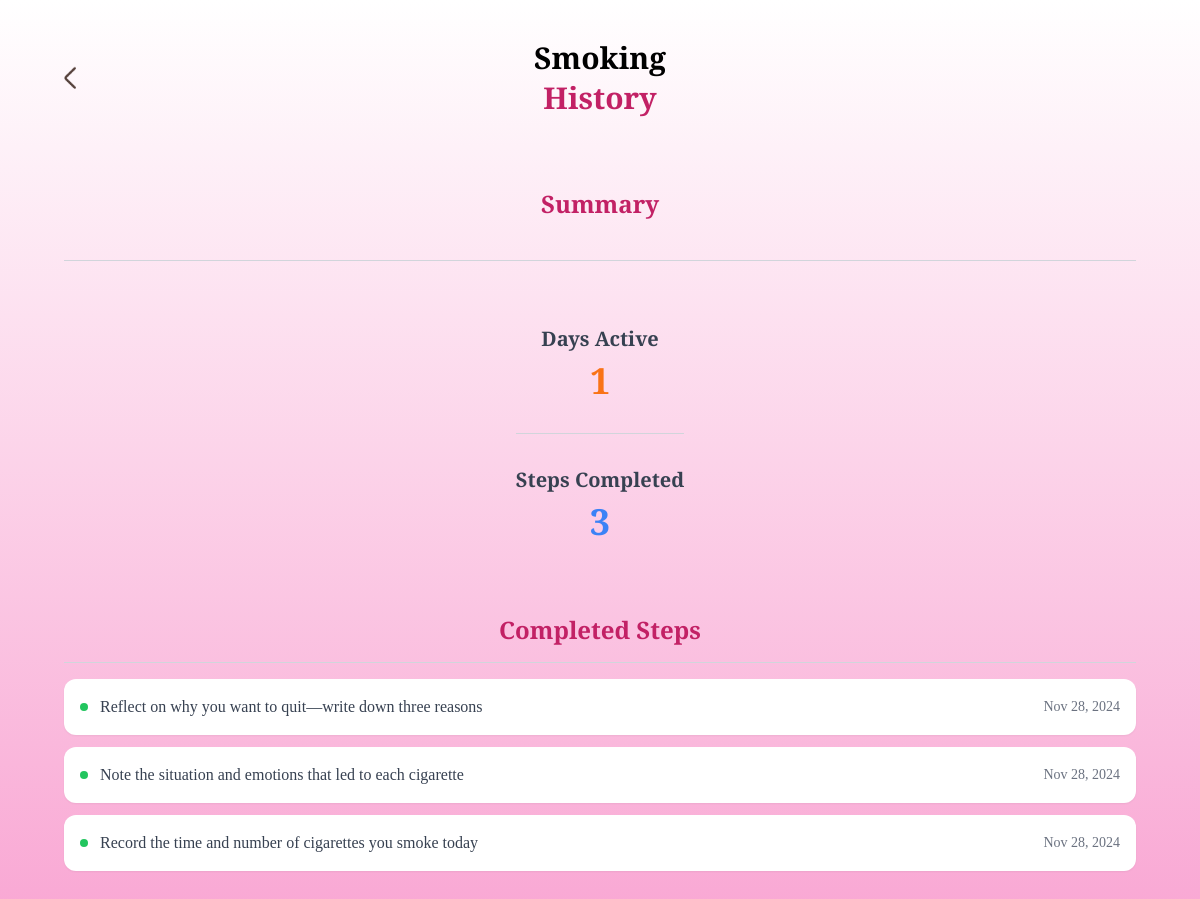
The page /habit/21/info (signed in) on the database its author committed.
### habits/models.py (models this page shows, shortened)
class Habit(models.Model):
    habit_id = models.AutoField(primary_key=True)
    language_code = models.ForeignKey(Language, on_delete=models.RESTRICT)
    habit_name = models.CharField(max_length=100)
    habit_type = models.CharField(max_length=4, choices=[('good', 'Good'), ('bad', 'Bad')])
    description = models.TextField(blank=True)
    gradient_color_start = models.CharField(max_length=7, blank=True, help_text="Hex code for the gradient start color")
    gradient_color_end = models.CharField(max_length=7, blank=True, help_text="Hex code for the gradient end color")
    created_at = models.DateTimeField(auto_now_add=True)
    class Meta:
        unique_together = ('habit_id', 'language_code')

class UserTask(models.Model):
    user_progress = models.ForeignKey(UserProgress, on_delete=models.CASCADE)
    task_completed = models.BooleanField(default=False)
    task_description = models.TextField()
    created_at = models.DateTimeField(auto_now_add=True)

### habits/views.py (the view, shortened to what this page needs)
# urls.py: path('habit/<int:id>/info', views.habit_info, name='habit_info'),
def habit_info(request, id):
    user_id = request.session.get('user_id')
    if not user_id:
        return redirect('login')
    user = get_object_or_404(User, user_id=user_id)
    habit = get_object_or_404(Habit, habit_id=id)
    user_progress = UserProgress.objects.filter(user=user, habit=habit).first()
    completed_tasks = UserTask.objects.filter(
        user_progress=user_progress,
        task_completed=True
    ).order_by('-created_at')  # Most recent first
    print("Completed tasks:", completed_tasks.count())
    print("Task dates:", [task.created_at.date() for task in completed_tasks])
    days_active = completed_tasks.dates('created_at', 'day').distinct().count()
    print("Days active:", days_active)
    context = {
        'habit': habit,
        'habit_info': habit.habit_name,
        'days_active': days_active,
        'total_steps': completed_tasks.count(),
        'user_progress': user_progress,
        'completed_tasks': completed_tasks,
    }
    return render(request, 'habit_info.html', context)

### habits/templates/habit_info.html (shortened to what this page needs)
{% extends "base.html" %}
{% block content %}
{% load static %}
<div class="screen bg-gradient-to-t from-pink-300 to-white min-h-screen flex flex-col items-center justify-start p-10 px-16 gap-6">
    <div class="back-image text-4xl w-full flex flex-col items-center justify-center relative">
        <div class="absolute left-0 top-1/2 -translate-y-1/2">
            <a href="/habit/{{habit.habit_id}}">
                <img class="w-3" src="{% static '/images/back.png' %}" alt="back-button" />
            </a>
        </div>
        <div class="text-center flex flex-col items-center">
            <div class="text-3xl font-semibold text-black">
                {{ habit.habit_name }}
            </div>
            <div class="text-[#c22165] text-3xl font-semibold mt-1">
                History
            </div>
        </div>
    </div>
    <div class="summary text-[#c22165] text-2xl font-semibold mt-12 text-center w-full">
        Summary
    </div>
    <div class="border-t border-gray-300 w-full my-4"></div>
    <div class="flex flex-col items-center justify-center mt-6 gap-8">
        <div class="stats-container flex flex-col items-center">
            <div class="text-xl font-semibold text-gray-700">
                Days Active
            </div>
            <div class="text-4xl font-bold text-orange-500 mt-2">
                {{ days_active }}
            </div>
        </div>
        <div class="border-t border-gray-300 w-full"></div>
        <div class="stats-container flex flex-col items-center">
            <div class="text-xl font-semibold text-gray-700">
                Steps Completed
            </div>
            <div class="text-4xl font-bold text-blue-500 mt-2">
                {{ total_steps }}
            </div>
        </div>
    </div>
    <div class="w-full mt-12 flex flex-col items-center">
        <div class="text-[#c22165] text-2xl font-semibold mb-4 text-center">
            Completed Steps
        </div>
        <div class="border-t border-gray-300 w-full mb-4"></div>
        <div class="completed-steps-container flex flex-col gap-3 w-full">
            {% for task in completed_tasks %}
            <div class="completed-step bg-white rounded-xl p-4 shadow-sm">
                <div class="flex justify-between items-center">
                    <div class="flex items-center gap-3">
                        <div class="w-2 h-2 rounded-full bg-green-500"></div>
                        <span class="text-gray-700">{{ task.task_description }}</span>
                    </div>
                    <div class="text-sm text-gray-500">
                        {{ task.created_at|date:"M d, Y" }}
                    </div>
                </div>
            </div>
            {% empty %}
            <div class="text-center text-gray-500 py-4">
                No steps completed yet
            </div>
            {% endfor %}
        </div>
    </div>
</div>
{% endblock content %}

### habits/templates/base.html (style rules this page uses)
body { font-family: "Crimson Text", serif; }

### rows shown on the page
Habit: habit_name "Smoking"
UserTask: task_description "Reflect on why you want to quit—write down three reasons", created_at "Nov 28, 2024"
UserTask: task_description "Note the situation and emotions that led to each cigarette", created_at "Nov 28, 2024"
UserTask: task_description "Record the time and number of cigarettes you smoke today", created_at "Nov 28, 2024"

### other values the page prints
{{ days_active }} "1"
{{ total_steps }} "3"
